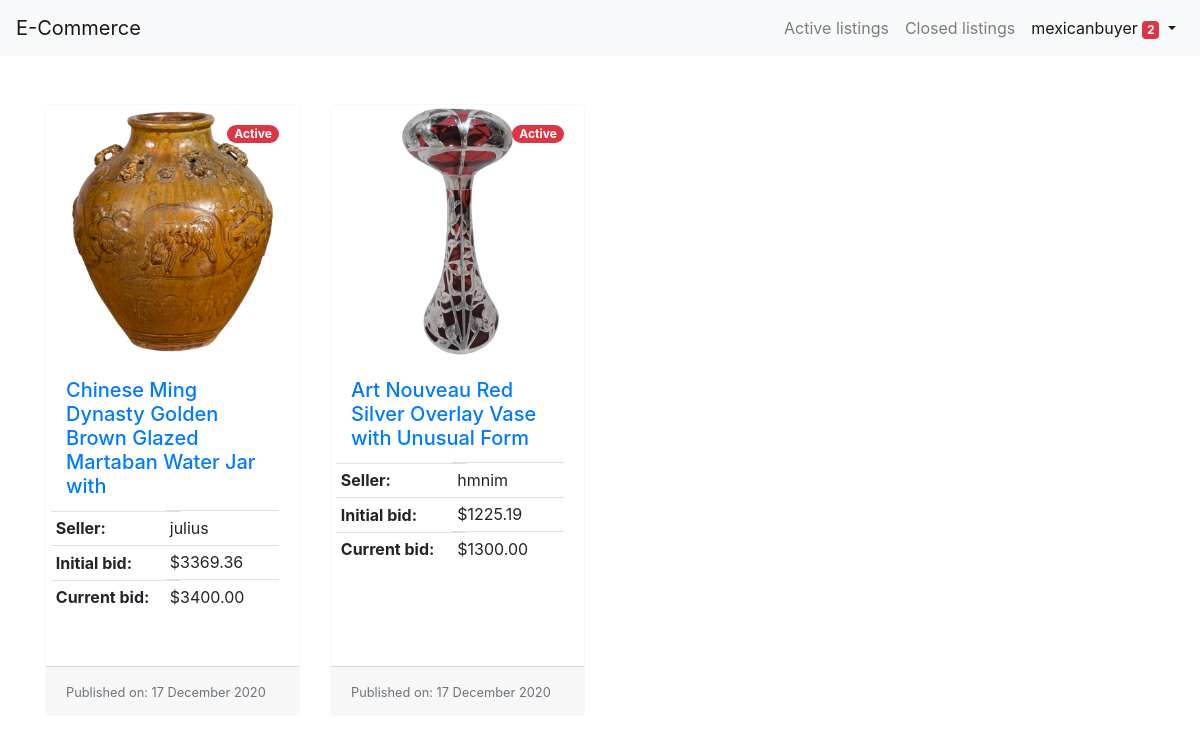
/watchlist/mexicanbuyer (signed in), run on the app's committed database.
### auctions/models.py (models this page shows)
class User(AbstractUser):
    pass

class Listing(models.Model):
    owner = models.ForeignKey(
        User, on_delete=models.CASCADE, related_name='seller')
    title = models.CharField(max_length=64)
    description = models.TextField()
    initialBid = models.DecimalField(max_digits=8, decimal_places=2)
    currentBid = models.DecimalField(max_digits=8, decimal_places=2)
    image = models.ImageField(blank=True, null=True, default='no-image.jpg')
    category = models.CharField(max_length=64)
    status = models.BooleanField(default=True)
    date = models.DateTimeField(auto_now_add=True)
    winner = models.ForeignKey(
        User, null=True, on_delete=models.PROTECT, related_name='buyer')
    def createdAt(self):
        return self.date.strftime('%d %B %Y')

### auctions/views.py (the view)
# urls.py: path('watchlist/<str:username>', views.watchlist, name='watchlist'),
@login_required(login_url='login')
def watchlist(request, username):
    if request.user:
        try:
            w = Watchlist.objects.filter(user=username)
            items = []
            for i in w:
                items.append(Listing.objects.filter(id=i.listingId))
            try:
                w = Watchlist.objects.filter(user=request.user)
                total = len(w)
            except:
                total = None
            return render(request, 'auctions/watchlist.html', {
                'items': items,
                'total': total
            })
        except:
            try:
                w = Watchlist.objects.filter(user=request.user)
                total = len(w)
            except:
                total = None
            return render(request, 'auctions/watchlist.html', {
                'items': None,
                'total': total
            })
    else:
        return redirect('index')

### auctions/templates/auctions/watchlist.html (shortened to what this page needs)
{% extends 'auctions/layout.html' %}
{% load static %}
{% block body %}
<div class="container mt-4">
    <div class="row row-cols-1 row-cols-md-3">
        {% for i in items %}
            {% for item in i %}
            <div class="col-md-4 col-lg-3 my-4">
                <div class="card border-light mb-3 h-100">
                    <a href="{% url 'listing' item.id %}">
                        <div class="image">
                            <img src="{% if not item.image.url %} {% static 'img/no-image.jpg' %} {% else %} {{ item.image.url }} {% endif %}"
                                alt="{{ item.image.url }}">
                            {% if item.status %}
                                <div class="card-img-overlay">
                                    <span class="badge badge-pill badge-danger float-right">Active</span>
                                </div>
                            {% else %}
                                <div class="card-img-overlay">
                                    <span class="badge badge-pill badge-dark float-right">Closed</span>
                                </div>
                            {% endif %}
                        </div>
                    </a>
                    <div class="card-body">
                        <a href="{% url 'listing' item.id %}">
                            <h5 class="card-title">{{ item.title }}</h5>
                        </a>
                        <table class="table table-sm">
                            <tr>
                                <th class="row">Seller:</th>
                                <td>{{ item.owner }}</td>
                            </tr>
                            <tr>
                                <th class="row">Initial bid:</th>
                                <td>${{ item.initialBid }}</td>
                            </tr>
                            {% if item.initialBid != item.currentBid %}
                            <tr>
                                <th class="row">Current bid:</th>
                                <td>${{ item.currentBid }}</td>
                            </tr>
                            {% endif %}
                        </table>
                    </div>
                    <div class="card-footer">
                        <small class="text-muted">Published on: {{ item.createdAt }}</small>
                    </div>
                </div>
            </div>
            {% endfor %}
        {% endfor %}
    </div>
</div>
{% endblock body %}

### auctions/templates/auctions/navigation.html (shortened to what this page needs)
{% load static %}
<nav class="navbar navbar-expand-lg navbar-light bg-light">
    <a class="navbar-brand" href="{% url 'index' %}">E-Commerce</a>
    <div class="collapse navbar-collapse" id="navbarNavDropdown">
        <ul class="navbar-nav ml-auto">
            <li class="nav-item {% if request.resolver_match.url_name == 'index' %} active {% endif %}">
                <a class="nav-link" href="{% url 'index' %}">Active listings</a>
            </li>
            {% if user.is_authenticated %}
            <li class="nav-item {% if request.resolver_match.url_name == 'closedListings'%} active {% endif %}">
                <a class="nav-link" href="{% url 'closedListings' %}">Closed listings</a>
            </li>
            <li class="nav-item dropdown {% if request.resolver_match.url_name == 'watchlist' %} active {% endif %}">
                <a class="nav-link dropdown-toggle" href="#" id="navbarDropdownMenuLink" role="button"
                    data-toggle="dropdown" aria-haspopup="true" aria-expanded="false">
                    {{ user.username }} <span class="badge badge-danger">{{ total }}</span>
                </a>
            </li>
            {% endif %}
        </ul>
    </div>
</nav>

### auctions/static/css/main.css (style rules this page uses)
.image { position: relative; overflow: hidden; padding-bottom: 100%; }
.image img { position: absolute; margin: auto; left: 0; right: 0; text-align: center; height: 100%; }

### data on the page
User: username "mexicanbuyer"
Listing: image (picture), status "Active", title "Chinese Ming Dynasty Golden Brown Glazed Martaban Water Jar with", owner "julius", initialBid "3369.36", currentBid "3400.00", createdAt "17 December 2020"
Listing: image (picture), status "Active", title "Art Nouveau Red Silver Overlay Vase with Unusual Form", owner "hmnim", initialBid "1225.19", currentBid "1300.00", createdAt "17 December 2020"

### other printed values
{{ total }} "2"
